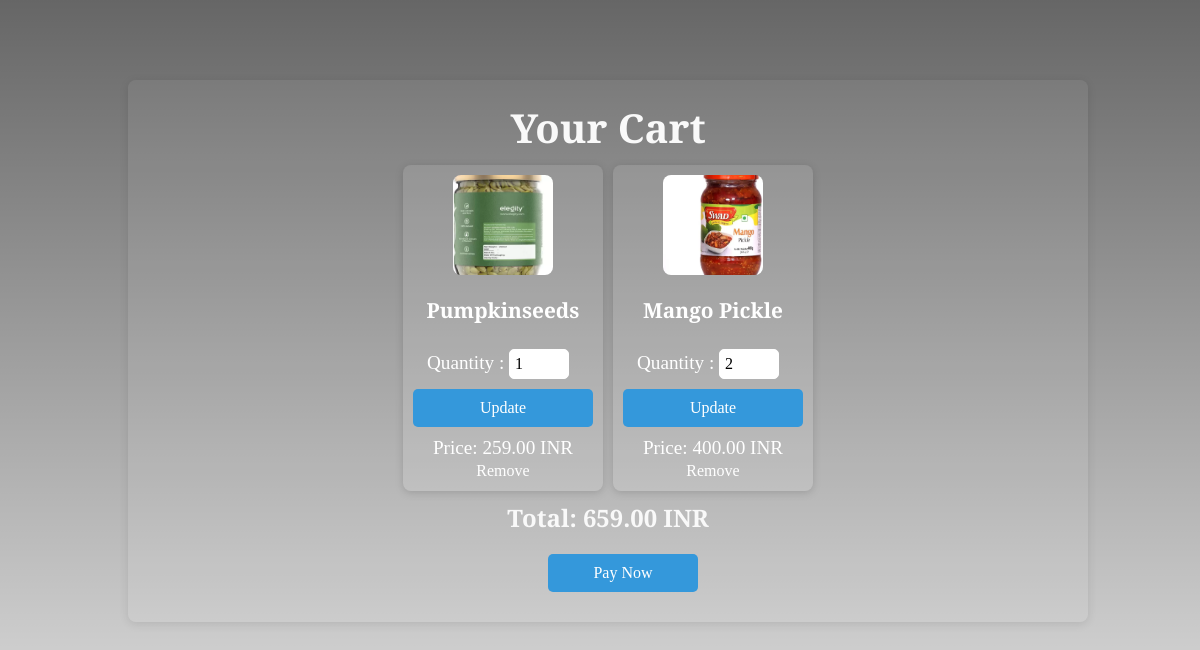
The app's page /cart/ (signed in) with its own data.
### accounts/models.py (models this page shows, shortened)
class CartItem(models.Model):
    user = models.ForeignKey(User, on_delete=models.CASCADE)
    product = models.ForeignKey(Product, on_delete=models.CASCADE)
    quantity = models.PositiveIntegerField(default=1)
    def get_total_price(self):
        return self.product.price * self.quantity

class Product(models.Model):
    CATEGORY_CHOICES = [
    ('Electronics', 'Electronics'),
    ('Men Clothing', ' Men Clothing'),
    ('women Clothing', ' Women Clothing'),
    ('Books', 'Books'),
    ('Home Appliances', 'Home Appliances'),
    ('Groceries','Groceries'),
]
    image = models.ImageField(upload_to='images/')  # Correct syntax
    name = models.CharField(max_length=100)
    description = models.TextField()
    price = models.DecimalField(max_digits=10, decimal_places=2)
    category = models.CharField(max_length=50, choices=CATEGORY_CHOICES, default='Electronics')

### accounts/views.py (the view, shortened to what this page needs)
# urls.py: path('cart/', views.cart_detail, name='cart_detail'),
@login_required
def cart_detail(request):
    if request.user.is_authenticated:
        cart_items = CartItem.objects.filter(user=request.user)
        total_price = sum(item.product.price * item.quantity for item in cart_items)
    return render(request, 'cart_detail.html', {'cart_items': cart_items, 'total_price': total_price})

### accounts/context_processors.py (called while the page is built)
def cart_item_count(request):
    if request.user.is_authenticated:
        cart_items = CartItem.objects.filter(user=request.user)
        total_items = sum(item.quantity for item in cart_items)
    else:
        total_items = 0  # For unauthenticated users, set cart count to 0
    return {'cart_item_count': total_items}

### templates/cart_detail.html (shortened to what this page needs)
<!DOCTYPE html>
{% load static %}
<html lang="en">
<head>
    <link
    href="https://cdn.jsdelivr.net/npm/remixicon@4.5.0/fonts/remixicon.css"
    rel="stylesheet"
    />
    <link rel="stylesheet" type="text/css" href="{% static 'style.css' %}">
</head>
<body>
<div class="mycart">
    <h1>Your Cart</h1>
    <ul>
        {% for item in cart_items %}
            <li>
                <div class="cart-item">
                    <img src="{{ item.product.image.url }}" alt="{{ item.product.name }}" >
                    <h2>{{ item.product.name }}</h2>
                    <form action="{% url 'update_cart' item.id %}" method="post" style="display:inline;">
                        <p> Quantity : <input type="number" name="quantity" value="{{ item.quantity }}" min="1"></p>
                        <button type="submit">Update</button>
                    </form>
                     Price: {{ item.get_total_price }} INR
                    <a href="{% url 'remove_from_cart' item.id %}">Remove</a>
                </div>
            </li>
        {% endfor %}
    </ul>
    <h3>Total: {{ total_price }} INR</h3>
    <form action="{% url 'payment_page' %}" method="post">
        <button type="submit" id="payNowButton" class="pay-button">Pay Now</button>
    </form>
</div>
</body>
</html>

### static/style.css (style rules this page uses)
* { padding:0; margin:0; box-sizing: border-box; font-family: Cormorant SC; cursor: pointer; }
body { background-image: linear-gradient(rgba(0, 0, 0, 0.6), rgba(0, 0, 0, 0.1)), url("https://img.freepik.com/free-photo/morning-dew_181624-306.jpg"); background-size: cover; background-position: center; user-select: none; background-attachment: fixed; color: white; font-family: Arial, sans-serif; height: 100vh; }
h2 { text-align: center; padding-bottom: 25px; }
button { width: 100%; padding: 10px; background-color: #5cb85c; color: white; border: none; border-radius: 4px; cursor: pointer; margin-bottom: 10px; -webkit-border-radius: 4px; -moz-border-radius: 4px; -ms-border-radius: 4px; -o-border-radius: 4px; }
.mycart { position: absolute; top: 5rem; left: 8rem; width: 80%; max-width: 1000px; margin: auto; background-color: #ffffff10; padding: 20px; border-radius: 8px; box-shadow: 0 2px 10px rgba(0, 0, 0, 0.1); user-select: none; color: rgb(255, 255, 255); -webkit-border-radius: 8px; -moz-border-radius: 8px; -ms-border-radius: 8px; -o-border-radius: 8px; }
.mycart h1 { text-align: center; font-size: 2.5rem; color: #f9f9f9; margin-bottom: 10px; }
.mycart h3 { text-align: center; font-size: 1.5rem; color: #f9f9f9; margin-top: 10px; }
.mycart h2 { font-size: 1.3rem; color: #ffffff; margin-top: 1px; text-align: center; white-space: nowrap; overflow: hidden; text-overflow: ellipsis; width: 180px; }
.mycart ul { list-style: none; padding: 0; display: flex; flex-wrap: wrap; gap: 10px; justify-content: center; }
.mycart ul li { border-radius: 8px; background-color: #ffffff1b; padding: 10px; width: 200px; box-shadow: 0 2px 8px rgba(0, 0, 0, 0.15); display: flex; flex-direction: column; align-items: center; text-align: center; font-size: 1.2rem; -webkit-border-radius: 8px; -moz-border-radius: 8px; -ms-border-radius: 8px; -o-border-radius: 8px; }
.mycart ul li img { width: 100px; height: 100px; object-fit: cover; border-radius: 8px; margin-bottom: 15px; -webkit-border-radius: 8px; -moz-border-radius: 8px; -ms-border-radius: 8px; -o-border-radius: 8px; }
.cart-item { width: 100%; }
input[type="number"] { width: 60px; padding: 5px; margin-right: 10px; font-size: 1rem; border: 1px solid #ffffff; border-radius: 5px; margin-bottom: 10px; -webkit-border-radius: 5px; -moz-border-radius: 5px; -ms-border-radius: 5px; -o-border-radius: 5px; }
.mycart button { padding: 10px 10px; background-color: #3498db; color: #fff; border: none; border-radius: 5px; cursor: pointer; font-size: 1rem; transition: background-color 0.3s ease; margin-bottom: 10px; -webkit-transition: background-color 0.3s ease; -moz-transition: background-color 0.3s ease; -ms-transition: background-color 0.3s ease; -o-transition: background-color 0.3s ease; -webkit-border-radius: 5px; -moz-border-radius: 5px; -ms-border-radius: 5px; -o-border-radius: 5px; }
.mycart a { text-decoration: none; color: #ffffff; font-size: 1rem; cursor: pointer; }
.pay-button { background-color: #8a938a; color: white; width:150px; padding: 10px 20px; text-align: center; text-decoration: none; display: inline-block; margin-left:25rem; border-radius: 5px; user-select: none; -webkit-border-radius: 5px; -moz-border-radius: 5px; -ms-border-radius: 5px; -o-border-radius: 5px; }
.pay-button { background-color: #4CAF50; color: white; border: none; padding: 10px 20px; font-size: 16px; cursor: pointer; margin-top: 20px; border-radius: 5px; transition: background-color 0.3s; -webkit-transition: background-color 0.3s; -moz-transition: background-color 0.3s; -ms-transition: background-color 0.3s; -o-transition: background-color 0.3s; -webkit-border-radius: 5px; -moz-border-radius: 5px; -ms-border-radius: 5px; -o-border-radius: 5px; }

### records on screen
CartItem: product.image (picture), product.name "Pumpkinseeds", quantity "1", get_total_price "259.00"
CartItem: product.image (picture), product.name "Mango Pickle", quantity "2", get_total_price "400.00"

### other values on screen
{{ total_price }} "659.00"
